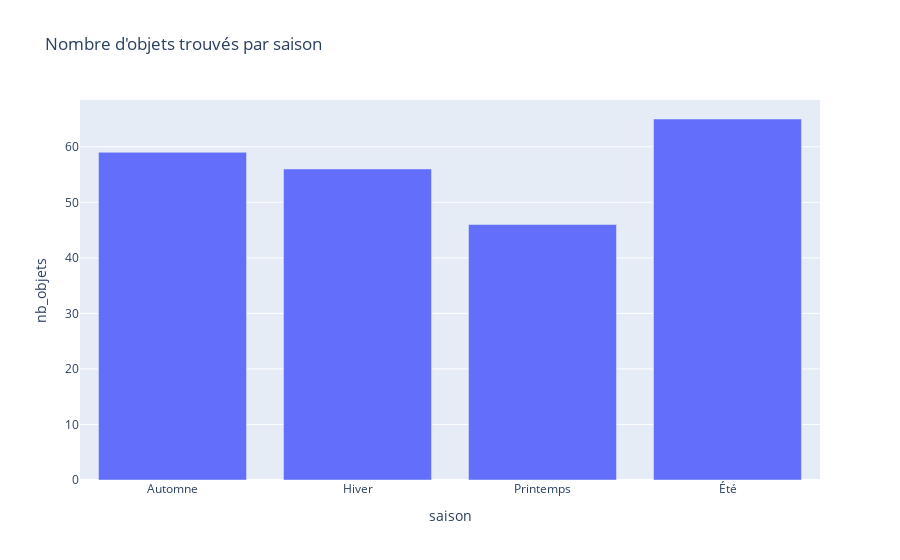

Notebook source saved alongside this figure:
### Code cell
grouped_data = df.groupby("saison")["nb_objets"].median().apply(np.floor).reset_index()
grouped_data
# fait un graphique pour la médiane des objets trouvés par saison
barplot = px.bar(grouped_data, x="saison", y="nb_objets", title="Nombre d'objets trouvés par saison")
barplot.show()

### Figure 1 — Plotly figure (JSON) as saved in the notebook; plotly's stock layout.template omitted (floating-point values rounded to 4 significant figures)
{"data": [{"alignmentgroup": "True", "hovertemplate": "saison=%{x}<br>nb_objets=%{y}<extra></extra>", "legendgroup": "", "marker": {"color": "#636efa", "pattern": {"shape": ""}}, "name": "", "offsetgroup": "", "orientation": "v", "showlegend": false, "textposition": "auto", "type": "bar", "x": ["Automne", "Hiver", "Printemps", "Été"], "xaxis": "x", "y": [59, 56, 46, 65], "yaxis": "y"}], "layout": {"barmode": "relative", "legend": {"tracegroupgap": 0}, "title": {"text": "Nombre d'objets trouvés par saison"}, "xaxis": {"anchor": "y", "domain": [0, 1], "title": {"text": "saison"}}, "yaxis": {"anchor": "x", "domain": [0, 1], "title": {"text": "nb_objets"}}}}
